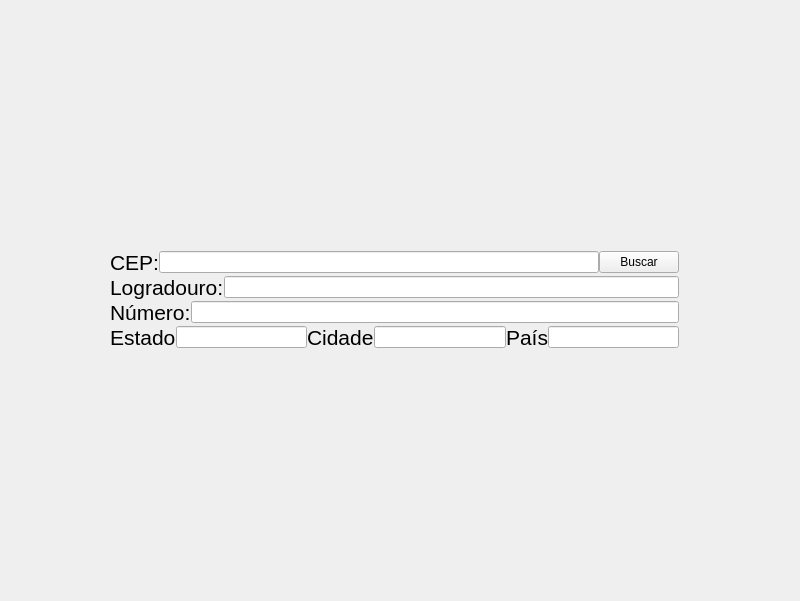
<?xml version="1.0" encoding="UTF-8"?>
<ui version="4.0">
 <class>Formulario</class>
 <widget class="QWidget" name="Formulario">
  <property name="geometry">
   <rect>
    <x>0</x>
    <y>0</y>
    <width>800</width>
    <height>601</height>
   </rect>
  </property>
  <property name="windowTitle">
   <string>Form</string>
  </property>
  <widget class="QWidget" name="verticalLayoutWidget">
   <property name="geometry">
    <rect>
     <x>-10</x>
     <y>0</y>
     <width>859</width>
     <height>551</height>
    </rect>
   </property>
   <layout class="QVBoxLayout" name="verticalLayout" stretch="5">
    <property name="sizeConstraint">
     <enum>QLayout::SetDefaultConstraint</enum>
    </property>
    <property name="leftMargin">
     <number>20</number>
    </property>
    <property name="topMargin">
     <number>20</number>
    </property>
    <property name="rightMargin">
     <number>20</number>
    </property>
    <property name="bottomMargin">
     <number>20</number>
    </property>
    <item>
     <layout class="QVBoxLayout" name="corpoFormulario">
      <property name="spacing">
       <number>0</number>
      </property>
      <property name="leftMargin">
       <number>50</number>
      </property>
      <property name="topMargin">
       <number>100</number>
      </property>
      <property name="rightMargin">
       <number>50</number>
      </property>
      <property name="bottomMargin">
       <number>50</number>
      </property>
      <item>
       <layout class="QHBoxLayout" name="linhaCep">
        <property name="leftMargin">
         <number>50</number>
        </property>
        <property name="rightMargin">
         <number>100</number>
        </property>
        <item>
         <widget class="QLabel" name="rotuloCep">
          <property name="font">
           <font>
            <pointsize>16</pointsize>
           </font>
          </property>
          <property name="text">
           <string>CEP:</string>
          </property>
         </widget>
        </item>
        <item>
         <widget class="QLineEdit" name="campoCep"/>
        </item>
        <item>
         <widget class="QPushButton" name="botaoBuscar">
          <property name="text">
           <string>Buscar</string>
          </property>
         </widget>
        </item>
       </layout>
      </item>
      <item>
       <layout class="QHBoxLayout" name="linhaLogradouro">
        <property name="leftMargin">
         <number>50</number>
        </property>
        <property name="rightMargin">
         <number>100</number>
        </property>
        <item>
         <widget class="QLabel" name="rotuloLogradouro">
          <property name="font">
           <font>
            <pointsize>16</pointsize>
           </font>
          </property>
          <property name="text">
           <string>Logradouro:</string>
          </property>
         </widget>
        </item>
        <item>
         <widget class="QLineEdit" name="campoLogradouro"/>
        </item>
       </layout>
      </item>
      <item>
       <layout class="QHBoxLayout" name="linhaNumero">
        <property name="leftMargin">
         <number>50</number>
        </property>
        <property name="rightMargin">
         <number>100</number>
        </property>
        <item>
         <widget class="QLabel" name="rotuloNumero">
          <property name="font">
           <font>
            <pointsize>16</pointsize>
           </font>
          </property>
          <property name="text">
           <string>Número:</string>
          </property>
         </widget>
        </item>
        <item>
         <widget class="QLineEdit" name="campoNumero">
          <property name="maxLength">
           <number>32768</number>
          </property>
         </widget>
        </item>
       </layout>
      </item>
      <item>
       <layout class="QHBoxLayout" name="linhaRegiao">
        <property name="leftMargin">
         <number>50</number>
        </property>
        <property name="rightMargin">
         <number>100</number>
        </property>
        <item>
         <widget class="QLabel" name="rotuloEstado">
          <property name="font">
           <font>
            <pointsize>16</pointsize>
           </font>
          </property>
          <property name="text">
           <string>Estado</string>
          </property>
         </widget>
        </item>
        <item>
         <widget class="QLineEdit" name="campoEstado">
          <property name="maxLength">
           <number>32768</number>
          </property>
         </widget>
        </item>
        <item>
         <widget class="QLabel" name="rotuloCidade">
          <property name="font">
           <font>
            <pointsize>16</pointsize>
           </font>
          </property>
          <property name="text">
           <string>Cidade</string>
          </property>
         </widget>
        </item>
        <item>
         <widget class="QLineEdit" name="campoCidade">
          <property name="maxLength">
           <number>32768</number>
          </property>
         </widget>
        </item>
        <item>
         <widget class="QLabel" name="rotuloPais">
          <property name="font">
           <font>
            <pointsize>16</pointsize>
           </font>
          </property>
          <property name="text">
           <string>País</string>
          </property>
         </widget>
        </item>
        <item>
         <widget class="QLineEdit" name="campoPais">
          <property name="maxLength">
           <number>32768</number>
          </property>
         </widget>
        </item>
       </layout>
      </item>
     </layout>
    </item>
   </layout>
  </widget>
 </widget>
 <resources/>
 <connections/>
</ui>
